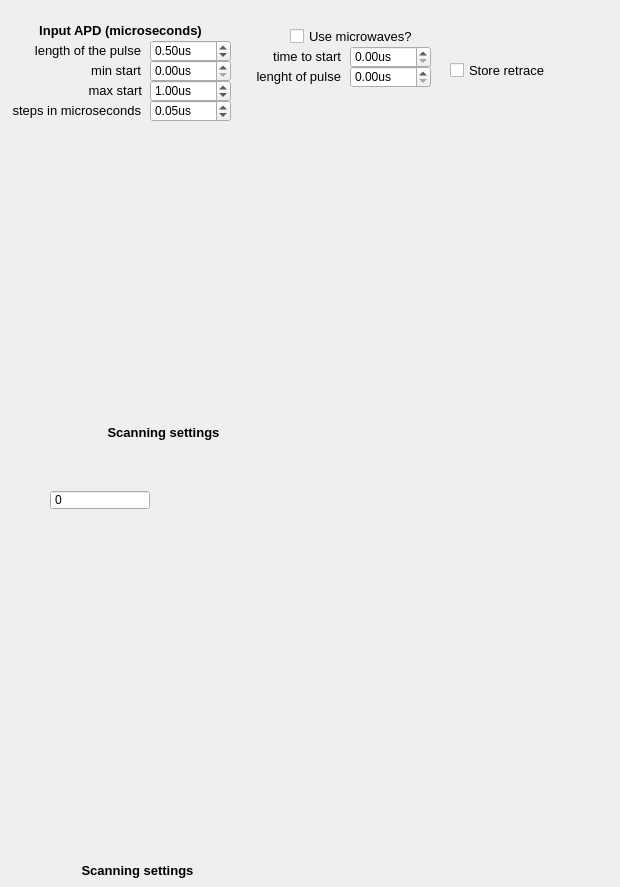
         <widget class="QWidget" name="Snvm">
          <attribute name="title">
           <string>delaysweep</string>
          </attribute>
          <widget class="QLabel" name="label_23">
           <property name="geometry">
            <rect>
             <x>7</x>
             <y>424</y>
             <width>313</width>
             <height>16</height>
            </rect>
           </property>
           <property name="font">
            <font>
             <pointsize>10</pointsize>
             <weight>75</weight>
             <bold>true</bold>
            </font>
           </property>
           <property name="text">
            <string>Scanning settings</string>
           </property>
           <property name="alignment">
            <set>Qt::AlignCenter</set>
           </property>
          </widget>
          <widget class="QLabel" name="label_25">
           <property name="geometry">
            <rect>
             <x>-19</x>
             <y>862</y>
             <width>313</width>
             <height>16</height>
            </rect>
           </property>
           <property name="font">
            <font>
             <pointsize>10</pointsize>
             <weight>75</weight>
             <bold>true</bold>
            </font>
           </property>
           <property name="text">
            <string>Scanning settings</string>
           </property>
           <property name="alignment">
            <set>Qt::AlignCenter</set>
           </property>
          </widget>
          <widget class="QSpinBox" name="yResolution_3">
           <property name="geometry">
            <rect>
             <x>50</x>
             <y>490</y>
             <width>100</width>
             <height>20</height>
            </rect>
           </property>
           <property name="buttonSymbols">
            <enum>QAbstractSpinBox::NoButtons</enum>
           </property>
           <property name="accelerated">
            <bool>true</bool>
           </property>
           <property name="keyboardTracking">
            <bool>false</bool>
           </property>
           <property name="maximum">
            <number>5000</number>
           </property>
          </widget>
          <widget class="QLabel" name="label_56">
           <property name="geometry">
            <rect>
             <x>260</x>
             <y>46</y>
             <width>81</width>
             <height>20</height>
            </rect>
           </property>
           <property name="font">
            <font>
             <pointsize>10</pointsize>
            </font>
           </property>
           <property name="text">
            <string>time to start</string>
           </property>
           <property name="alignment">
            <set>Qt::AlignRight|Qt::AlignTrailing|Qt::AlignVCenter</set>
           </property>
          </widget>
          <widget class="QLabel" name="label_58">
           <property name="geometry">
            <rect>
             <x>20</x>
             <y>40</y>
             <width>121</width>
             <height>20</height>
            </rect>
           </property>
           <property name="font">
            <font>
             <pointsize>10</pointsize>
            </font>
           </property>
           <property name="text">
            <string>length of the pulse</string>
           </property>
           <property name="alignment">
            <set>Qt::AlignRight|Qt::AlignTrailing|Qt::AlignVCenter</set>
           </property>
          </widget>
          <widget class="QLabel" name="label_61">
           <property name="geometry">
            <rect>
             <x>240</x>
             <y>66</y>
             <width>101</width>
             <height>20</height>
            </rect>
           </property>
           <property name="font">
            <font>
             <pointsize>10</pointsize>
            </font>
           </property>
           <property name="text">
            <string>lenght of pulse</string>
           </property>
           <property name="alignment">
            <set>Qt::AlignRight|Qt::AlignTrailing|Qt::AlignVCenter</set>
           </property>
          </widget>
          <widget class="QCheckBox" name="use_mw_delay">
           <property name="geometry">
            <rect>
             <x>290</x>
             <y>26</y>
             <width>141</width>
             <height>20</height>
            </rect>
           </property>
           <property name="font">
            <font>
             <pointsize>10</pointsize>
            </font>
           </property>
           <property name="accessibleName">
            <string/>
           </property>
           <property name="inputMethodHints">
            <set>Qt::ImhNone</set>
           </property>
           <property name="text">
            <string>Use microwaves?</string>
           </property>
          </widget>
          <widget class="QLabel" name="label_53">
           <property name="geometry">
            <rect>
             <x>20</x>
             <y>20</y>
             <width>201</width>
             <height>20</height>
            </rect>
           </property>
           <property name="font">
            <font>
             <pointsize>10</pointsize>
             <weight>75</weight>
             <bold>true</bold>
            </font>
           </property>
           <property name="text">
            <string>Input APD (microseconds)</string>
           </property>
           <property name="alignment">
            <set>Qt::AlignCenter</set>
           </property>
          </widget>
          <widget class="QLabel" name="label_57">
           <property name="geometry">
            <rect>
             <x>50</x>
             <y>60</y>
             <width>91</width>
             <height>20</height>
            </rect>
           </property>
           <property name="font">
            <font>
             <pointsize>10</pointsize>
            </font>
           </property>
           <property name="text">
            <string>min start</string>
           </property>
           <property name="alignment">
            <set>Qt::AlignRight|Qt::AlignTrailing|Qt::AlignVCenter</set>
           </property>
          </widget>
          <widget class="QCheckBox" name="storeRetrace">
           <property name="geometry">
            <rect>
             <x>450</x>
             <y>60</y>
             <width>161</width>
             <height>20</height>
            </rect>
           </property>
           <property name="font">
            <font>
             <pointsize>10</pointsize>
            </font>
           </property>
           <property name="accessibleName">
            <string/>
           </property>
           <property name="inputMethodHints">
            <set>Qt::ImhNone</set>
           </property>
           <property name="text">
            <string>Store retrace</string>
           </property>
          </widget>
          <widget class="QLabel" name="label_74">
           <property name="geometry">
            <rect>
             <x>0</x>
             <y>100</y>
             <width>141</width>
             <height>20</height>
            </rect>
           </property>
           <property name="font">
            <font>
             <pointsize>10</pointsize>
            </font>
           </property>
           <property name="text">
            <string>steps in microseconds</string>
           </property>
           <property name="alignment">
            <set>Qt::AlignRight|Qt::AlignTrailing|Qt::AlignVCenter</set>
           </property>
          </widget>
          <widget class="QLabel" name="label_62">
           <property name="geometry">
            <rect>
             <x>71</x>
             <y>80</y>
             <width>71</width>
             <height>20</height>
            </rect>
           </property>
           <property name="font">
            <font>
             <pointsize>10</pointsize>
            </font>
           </property>
           <property name="text">
            <string>max start</string>
           </property>
           <property name="alignment">
            <set>Qt::AlignRight|Qt::AlignTrailing|Qt::AlignVCenter</set>
           </property>
          </widget>
          <widget class="ScienDSpinBox" name="apd_len_pulse_delay">
           <property name="geometry">
            <rect>
             <x>150</x>
             <y>40</y>
             <width>81</width>
             <height>22</height>
            </rect>
           </property>
           <property name="suffix">
            <string>us</string>
           </property>
           <property name="value">
            <double>0.500000000000000</double>
           </property>
          </widget>
          <widget class="ScienDSpinBox" name="apd_min_start_delay">
           <property name="geometry">
            <rect>
             <x>150</x>
             <y>60</y>
             <width>81</width>
             <height>22</height>
            </rect>
           </property>
           <property name="suffix">
            <string>us</string>
           </property>
          </widget>
          <widget class="ScienDSpinBox" name="apd_max_start_delay">
           <property name="geometry">
            <rect>
             <x>150</x>
             <y>80</y>
             <width>81</width>
             <height>22</height>
            </rect>
           </property>
           <property name="suffix">
            <string>us</string>
           </property>
           <property name="value">
            <double>1.000000000000000</double>
           </property>
          </widget>
          <widget class="ScienDSpinBox" name="apd_steps_delay">
           <property name="geometry">
            <rect>
             <x>150</x>
             <y>100</y>
             <width>81</width>
             <height>22</height>
            </rect>
           </property>
           <property name="suffix">
            <string>us</string>
           </property>
           <property name="value">
            <double>0.050000000000000</double>
           </property>
          </widget>
          <widget class="ScienDSpinBox" name="mw_start_time_delay">
           <property name="geometry">
            <rect>
             <x>350</x>
             <y>46</y>
             <width>81</width>
             <height>22</height>
            </rect>
           </property>
           <property name="suffix">
            <string>us</string>
           </property>
          </widget>
          <widget class="ScienDSpinBox" name="mw_len_delay">
           <property name="geometry">
            <rect>
             <x>350</x>
             <y>66</y>
             <width>81</width>
             <height>22</height>
            </rect>
           </property>
           <property name="suffix">
            <string>us</string>
           </property>
          </widget>
         </widget>
